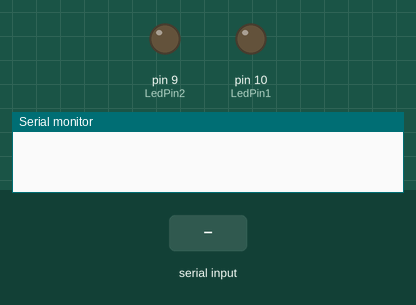
Recording of a sketch running on a simulated Arduino Uno, built with avr-gcc and run on an emulated ATmega328P. Shown: output pins drawn as LEDs (lit = HIGH), the last lines printed to the serial monitor. Inputs (shaded band) come from the test bench.

Above: at 1.2 s.
1.3 s: "a" received over Serial
At 1.6 s:
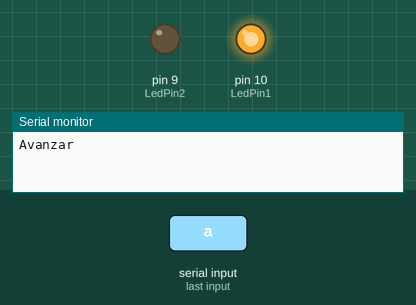
2.8 s: "d" received over Serial
At 3.9 s:
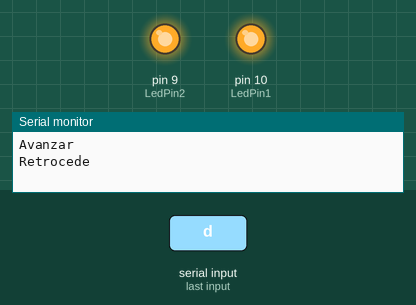
4.3 s: "z" received over Serial
At 5.0 s:
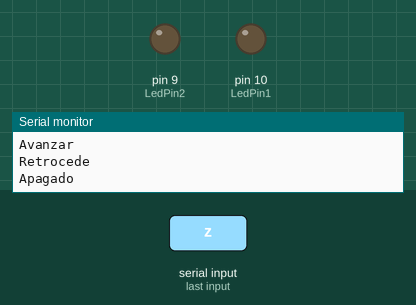
5.8 s: "d" received over Serial
At 6.2 s:
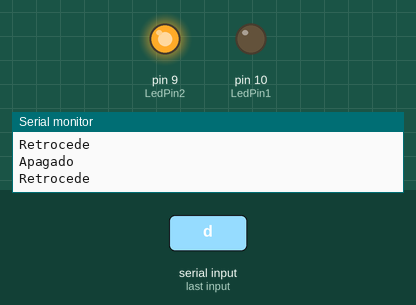
Timing chart, 0 to 8.3 s (numbered marks = the images above; inputs shaded):
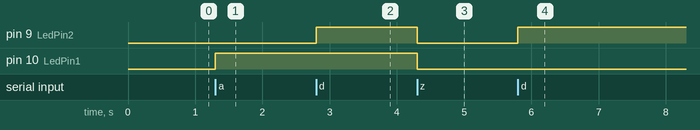

The sketch:

Motor__1__puente_h_control_tec.ino
```cpp
const int LedPin1 = 10;
const int LedPin2 = 9;

void setup()
 {
  Serial.begin(9600);
  pinMode(LedPin1,OUTPUT);
  pinMode(LedPin2,OUTPUT);
 }

 void loop() {
   byte dato;
   char* mensaje;
   if (Serial.available()) {
     dato=Serial.read();
     switch(dato)  {

       case 'a':
           digitalWrite(LedPin1, HIGH);
           mensaje="Avanzar";
       break;

       case 'd':
           digitalWrite(LedPin2, HIGH);
           mensaje="Retrocede";
       break;

       case 'z':
           apaga();
           mensaje="Apagado";
       break;

     } // cierra la estructura de casos
     Serial.println(mensaje);
   }// cierra if Serial.available
 }// cierra loop

void apaga() {
   digitalWrite(LedPin1, LOW);
   digitalWrite(LedPin2, LOW);
}
```

Measured:
- after the input at 1.3 s, pin 10 (LedPin1): LOW → HIGH at once
- after the input at 2.8 s, pin 9 (LedPin2): LOW → HIGH at once
- after the input at 4.3 s, pin 9 (LedPin2), pin 10 (LedPin1): HIGH → LOW at once
- after the input at 5.8 s, pin 9 (LedPin2): LOW → HIGH at once
